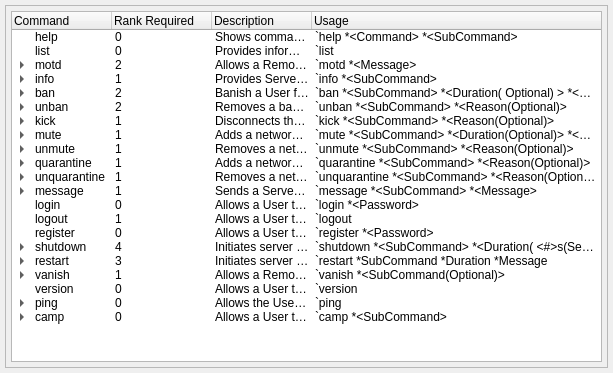
<?xml version="1.0" encoding="UTF-8"?>
<ui version="4.0">
 <class>CmdTableOverride</class>
 <widget class="QDialog" name="CmdTableOverride">
  <property name="geometry">
   <rect>
    <x>0</x>
    <y>0</y>
    <width>613</width>
    <height>373</height>
   </rect>
  </property>
  <property name="windowTitle">
   <string>Admin Command Overrides</string>
  </property>
  <layout class="QGridLayout" name="gridLayout">
   <property name="leftMargin">
    <number>5</number>
   </property>
   <property name="topMargin">
    <number>5</number>
   </property>
   <property name="rightMargin">
    <number>5</number>
   </property>
   <property name="bottomMargin">
    <number>5</number>
   </property>
   <property name="spacing">
    <number>5</number>
   </property>
   <item row="0" column="0">
    <widget class="QFrame" name="frame">
     <property name="frameShape">
      <enum>QFrame::StyledPanel</enum>
     </property>
     <property name="frameShadow">
      <enum>QFrame::Raised</enum>
     </property>
     <layout class="QGridLayout" name="gridLayout_2">
      <property name="leftMargin">
       <number>5</number>
      </property>
      <property name="topMargin">
       <number>5</number>
      </property>
      <property name="rightMargin">
       <number>5</number>
      </property>
      <property name="bottomMargin">
       <number>5</number>
      </property>
      <property name="spacing">
       <number>5</number>
      </property>
      <item row="0" column="0">
       <widget class="QTreeWidget" name="overridWidget">
        <property name="selectionBehavior">
         <enum>QAbstractItemView::SelectItems</enum>
        </property>
        <property name="expandsOnDoubleClick">
         <bool>false</bool>
        </property>
        <column>
         <property name="text">
          <string>Command</string>
         </property>
        </column>
        <column>
         <property name="text">
          <string>Rank Required</string>
         </property>
        </column>
        <column>
         <property name="text">
          <string>Description</string>
         </property>
        </column>
        <column>
         <property name="text">
          <string>Usage</string>
         </property>
        </column>
        <item>
         <property name="text">
          <string>help</string>
         </property>
         <property name="text">
          <string>0</string>
         </property>
         <property name="text">
          <string>Shows command and sub-command information and syntax.</string>
         </property>
         <property name="text">
          <string>`help *&lt;Command&gt; *&lt;SubCommand&gt;</string>
         </property>
         <property name="flags">
          <set>ItemIsSelectable|ItemIsEditable|ItemIsDragEnabled|ItemIsDropEnabled|ItemIsUserCheckable|ItemIsEnabled</set>
         </property>
        </item>
        <item>
         <property name="text">
          <string>list</string>
         </property>
         <property name="text">
          <string>0</string>
         </property>
         <property name="text">
          <string>Provides information on available commands.</string>
         </property>
         <property name="text">
          <string>`list</string>
         </property>
         <property name="flags">
          <set>ItemIsSelectable|ItemIsEditable|ItemIsDragEnabled|ItemIsDropEnabled|ItemIsUserCheckable|ItemIsEnabled</set>
         </property>
        </item>
        <item>
         <property name="text">
          <string>motd</string>
         </property>
         <property name="text">
          <string>2</string>
         </property>
         <property name="text">
          <string>Allows a Remote Admin to change the Server's Message of the Day.</string>
         </property>
         <property name="text">
          <string>`motd *&lt;Message&gt;</string>
         </property>
         <property name="flags">
          <set>ItemIsSelectable|ItemIsEditable|ItemIsDragEnabled|ItemIsDropEnabled|ItemIsUserCheckable|ItemIsEnabled</set>
         </property>
         <item>
          <property name="text">
           <string>change</string>
          </property>
          <property name="text">
           <string>2</string>
          </property>
          <property name="text">
           <string>Allows a Remote Admin to change the Server's Message of the Day.</string>
          </property>
          <property name="text">
           <string>`motd change *&lt;Message&gt;</string>
          </property>
          <property name="flags">
           <set>ItemIsSelectable|ItemIsEditable|ItemIsDragEnabled|ItemIsDropEnabled|ItemIsUserCheckable|ItemIsEnabled</set>
          </property>
         </item>
         <item>
          <property name="text">
           <string>remove</string>
          </property>
          <property name="text">
           <string>2</string>
          </property>
          <property name="text">
           <string>Allows a Remote Admin to remove the Server's Message of the Day.</string>
          </property>
          <property name="text">
           <string>`motd remove</string>
          </property>
          <property name="flags">
           <set>ItemIsSelectable|ItemIsEditable|ItemIsDragEnabled|ItemIsDropEnabled|ItemIsUserCheckable|ItemIsEnabled</set>
          </property>
         </item>
        </item>
        <item>
         <property name="text">
          <string>info</string>
         </property>
         <property name="text">
          <string>1</string>
         </property>
         <property name="text">
          <string>Provides Server Information for Remote Admins to use.</string>
         </property>
         <property name="text">
          <string>`info *&lt;SubCommand&gt;</string>
         </property>
         <property name="flags">
          <set>ItemIsSelectable|ItemIsEditable|ItemIsDragEnabled|ItemIsDropEnabled|ItemIsUserCheckable|ItemIsEnabled</set>
         </property>
         <item>
          <property name="text">
           <string>server</string>
          </property>
          <property name="text">
           <string>1</string>
          </property>
          <property name="text">
           <string>Provides the Server Ping, and User information.</string>
          </property>
          <property name="text">
           <string>`info server</string>
          </property>
          <property name="flags">
           <set>ItemIsSelectable|ItemIsEditable|ItemIsDragEnabled|ItemIsDropEnabled|ItemIsUserCheckable|ItemIsEnabled</set>
          </property>
         </item>
         <item>
          <property name="text">
           <string>ip</string>
          </property>
          <property name="text">
           <string>3</string>
          </property>
          <property name="text">
           <string>Provides information on a specific User via IP Address..</string>
          </property>
          <property name="text">
           <string>`info ip 127.0.0.1</string>
          </property>
          <property name="flags">
           <set>ItemIsSelectable|ItemIsEditable|ItemIsDragEnabled|ItemIsDropEnabled|ItemIsUserCheckable|ItemIsEnabled</set>
          </property>
         </item>
         <item>
          <property name="text">
           <string>soul</string>
          </property>
          <property name="text">
           <string>3</string>
          </property>
          <property name="text">
           <string>Provides information on a specific User via SoulID.</string>
          </property>
          <property name="text">
           <string>`info soul 4000</string>
          </property>
          <property name="flags">
           <set>ItemIsSelectable|ItemIsEditable|ItemIsDragEnabled|ItemIsDropEnabled|ItemIsUserCheckable|ItemIsEnabled</set>
          </property>
         </item>
         <item>
          <property name="text">
           <string>muted</string>
          </property>
          <property name="text">
           <string>1</string>
          </property>
          <property name="text">
           <string>Provides a list of muted Users.</string>
          </property>
          <property name="text">
           <string>`info muted</string>
          </property>
          <property name="flags">
           <set>ItemIsSelectable|ItemIsEditable|ItemIsDragEnabled|ItemIsDropEnabled|ItemIsUserCheckable|ItemIsEnabled</set>
          </property>
         </item>
         <item>
          <property name="text">
           <string>quarantined</string>
          </property>
          <property name="text">
           <string>1</string>
          </property>
          <property name="text">
           <string>Provides a list of quarantined Users.</string>
          </property>
          <property name="text">
           <string>`info quarantined</string>
          </property>
          <property name="flags">
           <set>ItemIsSelectable|ItemIsEditable|ItemIsDragEnabled|ItemIsDropEnabled|ItemIsUserCheckable|ItemIsEnabled</set>
          </property>
         </item>
        </item>
        <item>
         <property name="text">
          <string>ban</string>
         </property>
         <property name="text">
          <string>2</string>
         </property>
         <property name="text">
          <string>Banish a User from the Server.</string>
         </property>
         <property name="text">
          <string>`ban *&lt;SubCommand&gt; *&lt;Duration( Optional) &gt; *&lt;Reason(Optional)&gt;</string>
         </property>
         <property name="flags">
          <set>ItemIsSelectable|ItemIsEditable|ItemIsDragEnabled|ItemIsDropEnabled|ItemIsUserCheckable|ItemIsEnabled</set>
         </property>
         <item>
          <property name="text">
           <string>ip</string>
          </property>
          <property name="text">
           <string>3</string>
          </property>
          <property name="text">
           <string>Banish a User via IP Address.</string>
          </property>
          <property name="text">
           <string>`ban IP 127.0.0.1 *&lt;Duration( &lt;#&gt;s(Seconds) | m(Minutes) | h(Hours) | d(Days) ) *&lt;Reason(Optional)&gt;</string>
          </property>
          <property name="flags">
           <set>ItemIsSelectable|ItemIsEditable|ItemIsDragEnabled|ItemIsDropEnabled|ItemIsUserCheckable|ItemIsEnabled</set>
          </property>
         </item>
         <item>
          <property name="text">
           <string>soul</string>
          </property>
          <property name="text">
           <string>2</string>
          </property>
          <property name="text">
           <string>Banish a User via SoulID.</string>
          </property>
          <property name="text">
           <string>`ban soul 4000 *&lt;Duration( &lt;#&gt;s(Seconds) | m(Minutes) | h(Hours) | d(Days) ) *&lt;Reason(Optional)&gt;</string>
          </property>
          <property name="flags">
           <set>ItemIsSelectable|ItemIsEditable|ItemIsDragEnabled|ItemIsDropEnabled|ItemIsUserCheckable|ItemIsEnabled</set>
          </property>
         </item>
         <item>
          <property name="text">
           <string>all</string>
          </property>
          <property name="text">
           <string>4</string>
          </property>
          <property name="text">
           <string>Banish *ALL* Users.</string>
          </property>
          <property name="text">
           <string>`ban all *&lt;Duration( &lt;#&gt;s(Seconds) | m(Minutes) | h(Hours) | d(Days) ) *&lt;Reason(Optional)&gt;</string>
          </property>
          <property name="flags">
           <set>ItemIsSelectable|ItemIsEditable|ItemIsDragEnabled|ItemIsDropEnabled|ItemIsUserCheckable|ItemIsEnabled</set>
          </property>
         </item>
        </item>
        <item>
         <property name="text">
          <string>unban</string>
         </property>
         <property name="text">
          <string>2</string>
         </property>
         <property name="text">
          <string>Removes a ban from the selected user and allows them to connect.</string>
         </property>
         <property name="text">
          <string>`unban *&lt;SubCommand&gt; *&lt;Reason(Optional)&gt;</string>
         </property>
         <property name="flags">
          <set>ItemIsSelectable|ItemIsEditable|ItemIsDragEnabled|ItemIsDropEnabled|ItemIsUserCheckable|ItemIsEnabled</set>
         </property>
         <item>
          <property name="text">
           <string>ip</string>
          </property>
          <property name="text">
           <string>3</string>
          </property>
          <property name="text">
           <string>UnBanish a User via IP Address.</string>
          </property>
          <property name="text">
           <string>`unban IP 127.0.0.1 *&lt;Reason(Optional)&gt;</string>
          </property>
          <property name="flags">
           <set>ItemIsSelectable|ItemIsEditable|ItemIsDragEnabled|ItemIsDropEnabled|ItemIsUserCheckable|ItemIsEnabled</set>
          </property>
         </item>
         <item>
          <property name="text">
           <string>soul</string>
          </property>
          <property name="text">
           <string>2</string>
          </property>
          <property name="text">
           <string>UnBanish a User via SoulID.</string>
          </property>
          <property name="text">
           <string>`unban soul 4000 *&lt;Reason(Optional)&gt;</string>
          </property>
          <property name="flags">
           <set>ItemIsSelectable|ItemIsEditable|ItemIsDragEnabled|ItemIsDropEnabled|ItemIsUserCheckable|ItemIsEnabled</set>
          </property>
         </item>
         <item>
          <property name="text">
           <string>all</string>
          </property>
          <property name="text">
           <string>4</string>
          </property>
          <property name="text">
           <string>UnBanish *ALL* Users.</string>
          </property>
          <property name="text">
           <string>`unban all *&lt;Reason(Optional)&gt;</string>
          </property>
          <property name="flags">
           <set>ItemIsSelectable|ItemIsEditable|ItemIsDragEnabled|ItemIsDropEnabled|ItemIsUserCheckable|ItemIsEnabled</set>
          </property>
         </item>
        </item>
        <item>
         <property name="text">
          <string>kick</string>
         </property>
         <property name="text">
          <string>1</string>
         </property>
         <property name="text">
          <string>Disconnects the selected user from the server.</string>
         </property>
         <property name="text">
          <string>`kick *&lt;SubCommand&gt; *&lt;Reason(Optional)&gt;</string>
         </property>
         <property name="flags">
          <set>ItemIsSelectable|ItemIsEditable|ItemIsDragEnabled|ItemIsDropEnabled|ItemIsUserCheckable|ItemIsEnabled</set>
         </property>
         <item>
          <property name="text">
           <string>ip</string>
          </property>
          <property name="text">
           <string>3</string>
          </property>
          <property name="text">
           <string>Disconnects a User via IP Address.</string>
          </property>
          <property name="text">
           <string>`kick IP 127.0.0.1 *&lt;Reason(Optional)&gt;</string>
          </property>
          <property name="flags">
           <set>ItemIsSelectable|ItemIsEditable|ItemIsDragEnabled|ItemIsDropEnabled|ItemIsUserCheckable|ItemIsEnabled</set>
          </property>
         </item>
         <item>
          <property name="text">
           <string>soul</string>
          </property>
          <property name="text">
           <string>1</string>
          </property>
          <property name="text">
           <string>Disconnects a User via SoulID.</string>
          </property>
          <property name="text">
           <string>`kick soul 4000 *&lt;Reason(Optional)&gt;</string>
          </property>
          <property name="flags">
           <set>ItemIsSelectable|ItemIsEditable|ItemIsDragEnabled|ItemIsDropEnabled|ItemIsUserCheckable|ItemIsEnabled</set>
          </property>
         </item>
         <item>
          <property name="text">
           <string>all</string>
          </property>
          <property name="text">
           <string>4</string>
          </property>
          <property name="text">
           <string>Disconnects *ALL* Users.</string>
          </property>
          <property name="text">
           <string>`kick all *Reason</string>
          </property>
          <property name="flags">
           <set>ItemIsSelectable|ItemIsEditable|ItemIsDragEnabled|ItemIsDropEnabled|ItemIsUserCheckable|ItemIsEnabled</set>
          </property>
         </item>
        </item>
        <item>
         <property name="text">
          <string>mute</string>
         </property>
         <property name="text">
          <string>1</string>
         </property>
         <property name="text">
          <string>Adds a network mute to the selected User.</string>
         </property>
         <property name="text">
          <string>`mute *&lt;SubCommand&gt; *&lt;Duration(Optional)&gt; *&lt;Reason(Optional)&gt;</string>
         </property>
         <property name="flags">
          <set>ItemIsSelectable|ItemIsEditable|ItemIsDragEnabled|ItemIsDropEnabled|ItemIsUserCheckable|ItemIsEnabled</set>
         </property>
         <item>
          <property name="text">
           <string>ip</string>
          </property>
          <property name="text">
           <string>3</string>
          </property>
          <property name="text">
           <string>Adds a network mute to the selected User via IP Address.</string>
          </property>
          <property name="text">
           <string>`mute IP 127.0.0.1 *&lt;Duration( &lt;#&gt;s(Seconds) | m(Minutes) | h(Hours) | d(Days) ) *&lt;Reason(Optional)&gt;</string>
          </property>
          <property name="flags">
           <set>ItemIsSelectable|ItemIsEditable|ItemIsDragEnabled|ItemIsDropEnabled|ItemIsUserCheckable|ItemIsEnabled</set>
          </property>
         </item>
         <item>
          <property name="text">
           <string>soul</string>
          </property>
          <property name="text">
           <string>1</string>
          </property>
          <property name="text">
           <string>Adds a network mute to the selected User via SoulID.</string>
          </property>
          <property name="text">
           <string>`mute soul 4000 *&lt;Duration( &lt;#&gt;s(Seconds) | m(Minutes) | h(Hours) | d(Days) ) *&lt;Reason(Optional)&gt;</string>
          </property>
          <property name="flags">
           <set>ItemIsSelectable|ItemIsEditable|ItemIsDragEnabled|ItemIsDropEnabled|ItemIsUserCheckable|ItemIsEnabled</set>
          </property>
         </item>
         <item>
          <property name="text">
           <string>all</string>
          </property>
          <property name="text">
           <string>4</string>
          </property>
          <property name="text">
           <string>Adds a network mute to *ALL* Users.</string>
          </property>
          <property name="text">
           <string>`mute all *&lt;Duration( &lt;#&gt;s(Seconds) | m(Minutes) | h(Hours) | d(Days) ) *&lt;Reason(Optional)&gt;</string>
          </property>
          <property name="flags">
           <set>ItemIsSelectable|ItemIsEditable|ItemIsDragEnabled|ItemIsDropEnabled|ItemIsUserCheckable|ItemIsEnabled</set>
          </property>
         </item>
        </item>
        <item>
         <property name="text">
          <string>unmute</string>
         </property>
         <property name="text">
          <string>1</string>
         </property>
         <property name="text">
          <string>Removes a network mute imposed on the selected User.</string>
         </property>
         <property name="text">
          <string>`unmute *&lt;SubCommand&gt; *&lt;Reason(Optional)&gt;</string>
         </property>
         <property name="flags">
          <set>ItemIsSelectable|ItemIsEditable|ItemIsDragEnabled|ItemIsDropEnabled|ItemIsUserCheckable|ItemIsEnabled</set>
         </property>
         <item>
          <property name="text">
           <string>ip</string>
          </property>
          <property name="text">
           <string>3</string>
          </property>
          <property name="text">
           <string>Removes a network mute imposed on the selected User via IP Address.</string>
          </property>
          <property name="text">
           <string>`unmute IP 127.0.0.1 *&lt;Reason(Optional)&gt;</string>
          </property>
          <property name="flags">
           <set>ItemIsSelectable|ItemIsEditable|ItemIsDragEnabled|ItemIsDropEnabled|ItemIsUserCheckable|ItemIsEnabled</set>
          </property>
         </item>
         <item>
          <property name="text">
           <string>soul</string>
          </property>
          <property name="text">
           <string>1</string>
          </property>
          <property name="text">
           <string>Removes a network mute imposed on the selected User via SoulID.</string>
          </property>
          <property name="text">
           <string>`unmute soul 4000 *&lt;Reason(Optional)&gt;</string>
          </property>
          <property name="flags">
           <set>ItemIsSelectable|ItemIsEditable|ItemIsDragEnabled|ItemIsDropEnabled|ItemIsUserCheckable|ItemIsEnabled</set>
          </property>
         </item>
         <item>
          <property name="text">
           <string>all</string>
          </property>
          <property name="text">
           <string>4</string>
          </property>
          <property name="text">
           <string>Removes a network mute imposed on *ALL* Users.</string>
          </property>
          <property name="text">
           <string>`unmute all *Reason</string>
          </property>
          <property name="flags">
           <set>ItemIsSelectable|ItemIsEditable|ItemIsDragEnabled|ItemIsDropEnabled|ItemIsUserCheckable|ItemIsEnabled</set>
          </property>
         </item>
        </item>
        <item>
         <property name="text">
          <string>quarantine</string>
         </property>
         <property name="text">
          <string>1</string>
         </property>
         <property name="text">
          <string>Adds a network quarantine to the selected User. Note: Quarantined Users can only interact with other Quarantined Users.</string>
         </property>
         <property name="text">
          <string>`quarantine *&lt;SubCommand&gt; *&lt;Reason(Optional)&gt;</string>
         </property>
         <property name="flags">
          <set>ItemIsSelectable|ItemIsEditable|ItemIsDragEnabled|ItemIsDropEnabled|ItemIsUserCheckable|ItemIsEnabled</set>
         </property>
         <item>
          <property name="text">
           <string>ip</string>
          </property>
          <property name="text">
           <string>3</string>
          </property>
          <property name="text">
           <string>Adds a network quarantine imposed on the selected User via IP Address.</string>
          </property>
          <property name="text">
           <string>`quarantine IP 127.0.0.1 *&lt;Reason(Optional)&gt;</string>
          </property>
          <property name="flags">
           <set>ItemIsSelectable|ItemIsEditable|ItemIsDragEnabled|ItemIsDropEnabled|ItemIsUserCheckable|ItemIsEnabled</set>
          </property>
         </item>
         <item>
          <property name="text">
           <string>soul</string>
          </property>
          <property name="text">
           <string>1</string>
          </property>
          <property name="text">
           <string>Adds a network quarantine imposed on the selected User via SoulID.</string>
          </property>
          <property name="text">
           <string>`quarantine soul 4000 *&lt;Reason(Optional)&gt;</string>
          </property>
          <property name="flags">
           <set>ItemIsSelectable|ItemIsEditable|ItemIsDragEnabled|ItemIsDropEnabled|ItemIsUserCheckable|ItemIsEnabled</set>
          </property>
         </item>
        </item>
        <item>
         <property name="text">
          <string>unquarantine</string>
         </property>
         <property name="text">
          <string>1</string>
         </property>
         <property name="text">
          <string>Removes a network quarantine from the selected User.</string>
         </property>
         <property name="text">
          <string>`unquarantine *&lt;SubCommand&gt; *&lt;Reason(Optional)&gt;</string>
         </property>
         <property name="flags">
          <set>ItemIsSelectable|ItemIsEditable|ItemIsDragEnabled|ItemIsDropEnabled|ItemIsUserCheckable|ItemIsEnabled</set>
         </property>
         <item>
          <property name="text">
           <string>ip</string>
          </property>
          <property name="text">
           <string>3</string>
          </property>
          <property name="text">
           <string>Removes a network quarantine imposed on the selected User via IP Address.</string>
          </property>
          <property name="text">
           <string>`unquarantine IP 127.0.0.1 *&lt;Reason(Optional)&gt;</string>
          </property>
          <property name="flags">
           <set>ItemIsSelectable|ItemIsEditable|ItemIsDragEnabled|ItemIsDropEnabled|ItemIsUserCheckable|ItemIsEnabled</set>
          </property>
         </item>
         <item>
          <property name="text">
           <string>soul</string>
          </property>
          <property name="text">
           <string>1</string>
          </property>
          <property name="text">
           <string>Removes a network quarantine imposed on the selected User via SoulID.</string>
          </property>
          <property name="text">
           <string>`unquarantine soul 4000 *&lt;Reason(Optional)&gt;</string>
          </property>
          <property name="flags">
           <set>ItemIsSelectable|ItemIsEditable|ItemIsDragEnabled|ItemIsDropEnabled|ItemIsUserCheckable|ItemIsEnabled</set>
          </property>
         </item>
        </item>
        <item>
         <property name="text">
          <string>message</string>
         </property>
         <property name="text">
          <string>1</string>
         </property>
         <property name="text">
          <string>Sends a Server Message.</string>
         </property>
         <property name="text">
          <string>`message *&lt;SubCommand&gt; *&lt;Message&gt;</string>
         </property>
         <property name="flags">
          <set>ItemIsSelectable|ItemIsEditable|ItemIsDragEnabled|ItemIsDropEnabled|ItemIsUserCheckable|ItemIsEnabled</set>
         </property>
         <item>
          <property name="text">
           <string>ip</string>
          </property>
          <property name="text">
           <string>3</string>
          </property>
          <property name="text">
           <string>Messages the selected User via IP Address.</string>
          </property>
          <property name="text">
           <string>`message IP 127.0.0.1 *&lt;Message&gt;</string>
          </property>
          <property name="flags">
           <set>ItemIsSelectable|ItemIsEditable|ItemIsDragEnabled|ItemIsDropEnabled|ItemIsUserCheckable|ItemIsEnabled</set>
          </property>
         </item>
         <item>
          <property name="text">
           <string>soul</string>
          </property>
          <property name="text">
           <string>1</string>
          </property>
          <property name="text">
           <string>Messages the selected User via SoulID.</string>
          </property>
          <property name="text">
           <string>`message soul 4000 *&lt;Message&gt;</string>
          </property>
          <property name="flags">
           <set>ItemIsSelectable|ItemIsEditable|ItemIsDragEnabled|ItemIsDropEnabled|ItemIsUserCheckable|ItemIsEnabled</set>
          </property>
         </item>
         <item>
          <property name="text">
           <string>all</string>
          </property>
          <property name="text">
           <string>1</string>
          </property>
          <property name="text">
           <string>Messages *ALL* Users.</string>
          </property>
          <property name="text">
           <string>`message all *&lt;Message&gt;</string>
          </property>
          <property name="flags">
           <set>ItemIsSelectable|ItemIsEditable|ItemIsDragEnabled|ItemIsDropEnabled|ItemIsUserCheckable|ItemIsEnabled</set>
          </property>
         </item>
        </item>
        <item>
         <property name="text">
          <string>login</string>
         </property>
         <property name="text">
          <string>0</string>
         </property>
         <property name="text">
          <string>Allows a User to Authenticate with the server.</string>
         </property>
         <property name="text">
          <string>`login *&lt;Password&gt;</string>
         </property>
         <property name="flags">
          <set>ItemIsSelectable|ItemIsEditable|ItemIsDragEnabled|ItemIsDropEnabled|ItemIsUserCheckable|ItemIsEnabled</set>
         </property>
        </item>
        <item>
         <property name="text">
          <string>logout</string>
         </property>
         <property name="text">
          <string>1</string>
         </property>
         <property name="text">
          <string>Allows a User to de-authenticate.</string>
         </property>
         <property name="text">
          <string>`logout</string>
         </property>
         <property name="flags">
          <set>ItemIsSelectable|ItemIsEditable|ItemIsDragEnabled|ItemIsDropEnabled|ItemIsUserCheckable|ItemIsEnabled</set>
         </property>
        </item>
        <item>
         <property name="text">
          <string>register</string>
         </property>
         <property name="text">
          <string>0</string>
         </property>
         <property name="text">
          <string>Allows a User to register a password with the Server if prompted.</string>
         </property>
         <property name="text">
          <string>`register *&lt;Password&gt;</string>
         </property>
         <property name="flags">
          <set>ItemIsSelectable|ItemIsEditable|ItemIsDragEnabled|ItemIsDropEnabled|ItemIsUserCheckable|ItemIsEnabled</set>
         </property>
        </item>
        <item>
         <property name="text">
          <string>shutdown</string>
         </property>
         <property name="text">
          <string>4</string>
         </property>
         <property name="text">
          <string>Initiates server shutdown in &lt;n&gt;s(Seconds) | m(Minutes) | h(Hours) | d(Days) (30 Seconds if duration is not provided).</string>
         </property>
         <property name="text">
          <string>`shutdown *&lt;SubCommand&gt; *&lt;Duration( &lt;#&gt;s(Seconds) | m(Minutes) | h(Hours) | d(Days) ) *&lt;Reason(Optional)&gt;</string>
         </property>
         <property name="flags">
          <set>ItemIsSelectable|ItemIsEditable|ItemIsDragEnabled|ItemIsDropEnabled|ItemIsUserCheckable|ItemIsEnabled</set>
         </property>
         <item>
          <property name="text">
           <string>stop</string>
          </property>
          <property name="text">
           <string>4</string>
          </property>
          <property name="text">
           <string>Allows a Remote Admin to halt a Server Shutdown.</string>
          </property>
          <property name="text">
           <string>`shutdown stop *&lt;Reason(Optional)&gt;</string>
          </property>
          <property name="flags">
           <set>ItemIsSelectable|ItemIsEditable|ItemIsDragEnabled|ItemIsDropEnabled|ItemIsUserCheckable|ItemIsEnabled</set>
          </property>
         </item>
        </item>
        <item>
         <property name="text">
          <string>restart</string>
         </property>
         <property name="text">
          <string>3</string>
         </property>
         <property name="text">
          <string>Initiates server restart in &lt;n&gt;s(Seconds) | m(Minutes) | h(Hours) | d(Days) (30 Seconds if duration is not provided).</string>
         </property>
         <property name="text">
          <string>`restart *SubCommand *Duration *Message</string>
         </property>
         <property name="flags">
          <set>ItemIsSelectable|ItemIsEditable|ItemIsDragEnabled|ItemIsDropEnabled|ItemIsUserCheckable|ItemIsEnabled</set>
         </property>
         <item>
          <property name="text">
           <string>stop</string>
          </property>
          <property name="text">
           <string>3</string>
          </property>
          <property name="text">
           <string>Allows a Remote Admin to halt a Server Restart.</string>
          </property>
          <property name="text">
           <string>`restart stop *&lt;Reason(Optional)&gt;</string>
          </property>
          <property name="flags">
           <set>ItemIsSelectable|ItemIsEditable|ItemIsDragEnabled|ItemIsDropEnabled|ItemIsUserCheckable|ItemIsEnabled</set>
          </property>
         </item>
        </item>
        <item>
         <property name="text">
          <string>vanish</string>
         </property>
         <property name="text">
          <string>1</string>
         </property>
         <property name="text">
          <string>Allows a Remote Admin to become invisible to others.</string>
         </property>
         <property name="text">
          <string>`vanish *&lt;SubCommand(Optional)&gt;</string>
         </property>
         <property name="flags">
          <set>ItemIsSelectable|ItemIsEditable|ItemIsDragEnabled|ItemIsDropEnabled|ItemIsUserCheckable|ItemIsEnabled</set>
         </property>
         <item>
          <property name="text">
           <string>hide</string>
          </property>
          <property name="text">
           <string>1</string>
          </property>
          <property name="text">
           <string>The Remote Admin will become invisible to other Users.</string>
          </property>
          <property name="text">
           <string>`vanish hide</string>
          </property>
          <property name="flags">
           <set>ItemIsSelectable|ItemIsEditable|ItemIsDragEnabled|ItemIsDropEnabled|ItemIsUserCheckable|ItemIsEnabled</set>
          </property>
         </item>
         <item>
          <property name="text">
           <string>show</string>
          </property>
          <property name="text">
           <string>1</string>
          </property>
          <property name="text">
           <string>The Remote Admin will become visible to other Users.</string>
          </property>
          <property name="text">
           <string>`vanish show</string>
          </property>
          <property name="flags">
           <set>ItemIsSelectable|ItemIsEditable|ItemIsDragEnabled|ItemIsDropEnabled|ItemIsUserCheckable|ItemIsEnabled</set>
          </property>
         </item>
         <item>
          <property name="text">
           <string>status</string>
          </property>
          <property name="text">
           <string>1</string>
          </property>
          <property name="text">
           <string>Will inform the Remote Admin of their vanish status.</string>
          </property>
          <property name="text">
           <string>`vanish status</string>
          </property>
          <property name="flags">
           <set>ItemIsSelectable|ItemIsEditable|ItemIsDragEnabled|ItemIsDropEnabled|ItemIsUserCheckable|ItemIsEnabled</set>
          </property>
         </item>
        </item>
        <item>
         <property name="text">
          <string>version</string>
         </property>
         <property name="text">
          <string>0</string>
         </property>
         <property name="text">
          <string>Allows a User to see the Server's ReMix Version.</string>
         </property>
         <property name="text">
          <string>`version</string>
         </property>
         <property name="flags">
          <set>ItemIsSelectable|ItemIsEditable|ItemIsDragEnabled|ItemIsDropEnabled|ItemIsUserCheckable|ItemIsEnabled</set>
         </property>
        </item>
        <item>
         <property name="text">
          <string>ping</string>
         </property>
         <property name="text">
          <string>0</string>
         </property>
         <property name="text">
          <string>Allows the User to see their Ping to the Server.</string>
         </property>
         <property name="text">
          <string>`ping</string>
         </property>
         <property name="flags">
          <set>ItemIsSelectable|ItemIsEditable|ItemIsDragEnabled|ItemIsDropEnabled|ItemIsUserCheckable|ItemIsEnabled</set>
         </property>
         <item>
          <property name="text">
           <string>ip</string>
          </property>
          <property name="text">
           <string>3</string>
          </property>
          <property name="text">
           <string>Shows the Ping Information the selected User via IP Address.</string>
          </property>
          <property name="text">
           <string>`ping ip 127.0.0.1</string>
          </property>
          <property name="flags">
           <set>ItemIsSelectable|ItemIsEditable|ItemIsDragEnabled|ItemIsDropEnabled|ItemIsUserCheckable|ItemIsEnabled</set>
          </property>
         </item>
         <item>
          <property name="text">
           <string>soul</string>
          </property>
          <property name="text">
           <string>1</string>
          </property>
          <property name="text">
           <string>Shows the Ping Information the selected User via SoulID.</string>
          </property>
          <property name="text">
           <string>`ping soul 4000</string>
          </property>
          <property name="flags">
           <set>ItemIsSelectable|ItemIsEditable|ItemIsDragEnabled|ItemIsDropEnabled|ItemIsUserCheckable|ItemIsEnabled</set>
          </property>
         </item>
        </item>
        <item>
         <property name="text">
          <string>camp</string>
         </property>
         <property name="text">
          <string>0</string>
         </property>
         <property name="text">
          <string>Allows a User to prevent others from entering a hosted Scene.</string>
         </property>
         <property name="text">
          <string>`camp *&lt;SubCommand&gt;</string>
         </property>
         <property name="flags">
          <set>ItemIsSelectable|ItemIsEditable|ItemIsDragEnabled|ItemIsDropEnabled|ItemIsUserCheckable|ItemIsEnabled</set>
         </property>
         <item>
          <property name="text">
           <string>lock</string>
          </property>
          <property name="text">
           <string>0</string>
          </property>
          <property name="text">
           <string>The User's Scene will be locked to all not &quot;Allowed&quot;.</string>
          </property>
          <property name="text">
           <string>`camp lock</string>
          </property>
          <property name="flags">
           <set>ItemIsSelectable|ItemIsEditable|ItemIsDragEnabled|ItemIsDropEnabled|ItemIsUserCheckable|ItemIsEnabled</set>
          </property>
         </item>
         <item>
          <property name="text">
           <string>unlock</string>
          </property>
          <property name="text">
           <string>0</string>
          </property>
          <property name="text">
           <string>The User's Scene will be unlocked.</string>
          </property>
          <property name="text">
           <string>`camp unlock</string>
          </property>
          <property name="flags">
           <set>ItemIsSelectable|ItemIsEditable|ItemIsDragEnabled|ItemIsDropEnabled|ItemIsUserCheckable|ItemIsEnabled</set>
          </property>
         </item>
         <item>
          <property name="text">
           <string>allowcurrent</string>
          </property>
          <property name="text">
           <string>0</string>
          </property>
          <property name="text">
           <string>The User's Scene will be unlocked only for currently connected Users.</string>
          </property>
          <property name="text">
           <string>`camp allowcurrent</string>
          </property>
          <property name="flags">
           <set>ItemIsSelectable|ItemIsEditable|ItemIsDragEnabled|ItemIsDropEnabled|ItemIsUserCheckable|ItemIsEnabled</set>
          </property>
         </item>
         <item>
          <property name="text">
           <string>allowall</string>
          </property>
          <property name="text">
           <string>0</string>
          </property>
          <property name="text">
           <string>The User's Scene will be unlocked for all current and future Users.</string>
          </property>
          <property name="text">
           <string>`camp allowall</string>
          </property>
          <property name="flags">
           <set>ItemIsSelectable|ItemIsEditable|ItemIsDragEnabled|ItemIsDropEnabled|ItemIsUserCheckable|ItemIsEnabled</set>
          </property>
         </item>
         <item>
          <property name="text">
           <string>allow</string>
          </property>
          <property name="text">
           <string>0</string>
          </property>
          <property name="text">
           <string>The User may allow another User to bypass any restrictions.</string>
          </property>
          <property name="text">
           <string>`camp allow soul 4000</string>
          </property>
          <property name="flags">
           <set>ItemIsSelectable|ItemIsEditable|ItemIsDragEnabled|ItemIsDropEnabled|ItemIsUserCheckable|ItemIsEnabled</set>
          </property>
         </item>
         <item>
          <property name="text">
           <string>remove</string>
          </property>
          <property name="text">
           <string>0</string>
          </property>
          <property name="text">
           <string>The User may revoke another User's bypass permissions.</string>
          </property>
          <property name="text">
           <string>`camp remove soul 4000</string>
          </property>
          <property name="flags">
           <set>ItemIsSelectable|ItemIsEditable|ItemIsDragEnabled|ItemIsDropEnabled|ItemIsUserCheckable|ItemIsEnabled</set>
          </property>
         </item>
         <item>
          <property name="text">
           <string>soul</string>
          </property>
          <property name="text">
           <string>4</string>
          </property>
          <property name="text">
           <string>Remote Admins can override another User's limitations.</string>
          </property>
          <property name="text">
           <string>`camp *SubCommand soul 4000</string>
          </property>
          <property name="flags">
           <set>ItemIsSelectable|ItemIsEditable|ItemIsDragEnabled|ItemIsDropEnabled|ItemIsUserCheckable|ItemIsEnabled</set>
          </property>
         </item>
        </item>
       </widget>
      </item>
     </layout>
    </widget>
   </item>
  </layout>
 </widget>
 <resources/>
 <connections/>
</ui>
